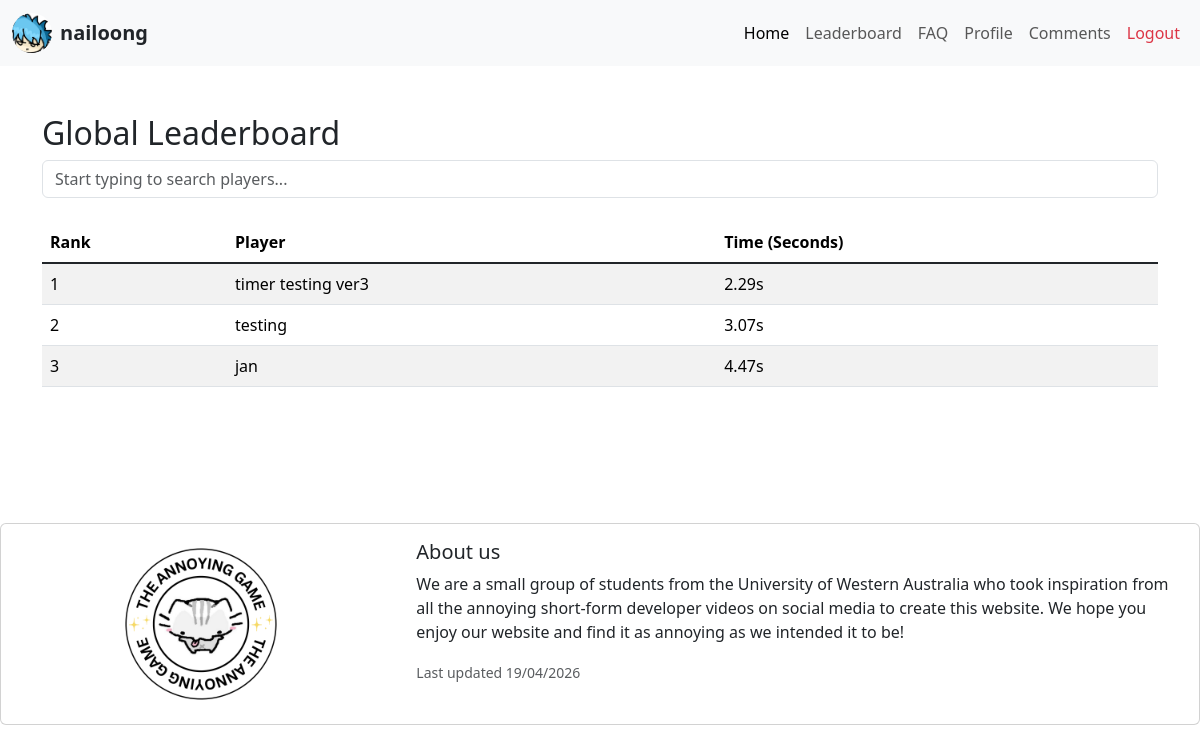
The app's page /leaderboard (signed in), older data.
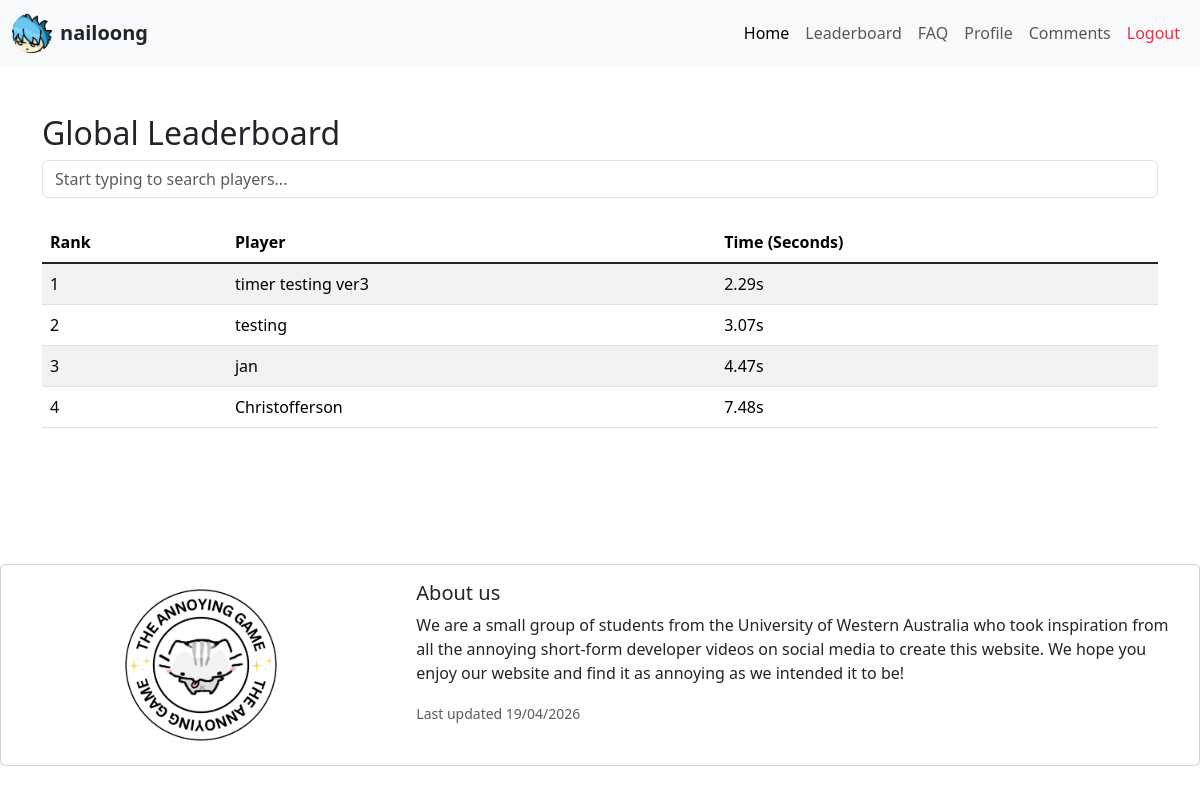
The same page, newer data.
### flaskr/zmodels.py (models this page shows, shortened)
class User(db.Model, SerializerMixin):
    __tablename__ = 'users'
    id = db.Column(db.Integer, primary_key=True)
    profile_image = db.Column(db.String, nullable=False, server_default='icon_head.jpg')
    banner_image = db.Column(db.String, nullable=False, server_default='default_banner.png')
    name = db.Column(db.String, nullable=False)
    username = db.Column(db.String(80), unique=True, nullable=False)
    _password_hash = db.Column(db.String)
    @hybrid_property
    def password_hash(self):
        raise Exception("Password hashes may not be viewed.")
    @password_hash.setter
    def password_hash(self, password):
        password_hash = bcrypt.generate_password_hash(
            password.encode('utf-8')
        )
        self._password_hash = password_hash.decode('utf-8')
    serialize_rules = ('-password_hash', '-_password_hash', '-scores.user')
    scores = db.relationship('Score', backref='user', cascade="all, delete-orphan")
    comments = db.relationship('Comment', backref='user', cascade="all, delete-orphan")
    @property
    def total_time(self):
        secret_times = [float(score.best_time) for score in self.scores if score.task_name == 'secret_ending']
        if secret_times:
            return min(secret_times)
        REQUIRED_TASKS = 8  # change this value depending on how many games we have
        best_task_times = {}
        for score in self.scores:
            time = float(score.best_time)
            task = score.task_name
            if task not in best_task_times or time < best_task_times[task]:
                best_task_times[task] = time
        if len(best_task_times) < REQUIRED_TASKS:
            return 0.0
        total = sum(best_task_times.values())
        return round(total, 2)

class Score(db.Model, SerializerMixin):
    __tablename__ = 'score'
    id = db.Column(db.Integer, primary_key=True)
    user_id = db.Column(db.Integer, db.ForeignKey('users.id'), nullable=False)
    task_name = db.Column(db.String(50), nullable=False)
    best_time = db.Column(db.Float, nullable=False)

### flaskr/zroutes.py (the view)
@main.route('/leaderboard')
def leaderboard():
    all_users = User.query.all()
    finished_users = [user for user in all_users if user.total_time > 0]
    sorted_users = sorted(finished_users, key=lambda u: u.total_time, reverse=False)
    for index, user in enumerate(sorted_users):
        user.real_rank = index + 1
    display_users = sorted_users[:20]
    if current_user.is_authenticated and current_user.total_time > 0:
        if current_user not in display_users:
            for user in sorted_users:
                if user.id == current_user.id:
                    display_users.append(user)
                    break
    return render_template('leaderboard.html', users=display_users)

### flaskr/templates/leaderboard.html (shortened to what this page needs)
<!doctype html>
<html lang="en">
  <head>
    <link href="https://cdn.jsdelivr.net/npm/bootstrap@5.3.8/dist/css/bootstrap.min.css" rel="stylesheet">
    <link rel="stylesheet" href="{{ url_for('static', filename='global.css') }}">
  </head>
  <body>
    {% include 'components/navbar.html' %}
    <div class="container mt-5">
        <h2>Global Leaderboard</h2>
        <input
          type="text"
          id="searchInput"
          class="form-control mb-4"
          placeholder="Start typing to search players..."
        >
        <table class="table table-striped mt-3">
            <thead>
                <tr>
                    <th>Rank</th>
                    <th>Player</th>
                    <th>Time (Seconds)</th>
                </tr>
            </thead>
            <tbody id="leaderboardBody" class="table-group-divider">
              {% for user in users %}
              <tr class="{% if current_user.is_authenticated and user.id == current_user.id %}table-warning{% endif %}">
                <td>{{ user.real_rank }}</td>
                <td>{{ user.username }}</td>
                <td>{{ user.total_time }}s</td>
              </tr>
              {% endfor %}
            </tbody>
        </table>
    </div>
    <br><br><br><br><br>
    {% include 'components/footer.html' %}
  </body>
</html>

### flaskr/templates/components/navbar.html (shortened to what this page needs)
<nav class="navbar navbar-expand-lg bg-body-tertiary">
    <div class="container-fluid">
        {% if session.get('user_id') %}
        <a class="navbar-brand d-flex align-items-center text-dark" href="{{ url_for('main.profile') }}">
            <img src="{{ url_for('static', filename='images/' + current_user.profile_image) }}"
                 class="rounded-circle me-2" style="width: 40px; height: 40px; object-fit: cover;" alt="Profile">
            <span class="fw-bold fs-5">{{ current_user.username }}</span>
        </a>
        {% endif %}
        <div class="collapse navbar-collapse" id="navbarNavAltMarkup">
            <div class="navbar-nav ms-auto">
                <a class="nav-link active hover-btn" href="{{ url_for('main.home') }}">Home</a>
                <a class="nav-link hover-btn" href="{{ url_for('main.leaderboard') }}">Leaderboard</a>
                <a class="nav-link hover-btn" href="{{ url_for('main.faq') }}">FAQ</a>
                {% if session.get('user_id') %}
                    <a class="nav-link hover-btn" href="{{ url_for('main.profile') }}">Profile</a>
                    <a class="nav-link hover-btn" href="{{ url_for('main.comments') }}">Comments</a>
                    <a class="nav-link text-danger hover-btn" href="#" id="logoutBtn">Logout</a>
                {% else %}
                    <a class="nav-link text-primary hover-btn" href="{{ url_for('main.signin_page') }}">Sign In</a>
                    <a class="nav-link text-success hover-btn" href="{{ url_for('main.signup_page') }}">Sign Up</a>
                {% endif %}
            </div>
        </div>
    </div>
</nav>

### flaskr/templates/components/footer.html
<footer class="mt-auto">
  <div class="card mb-0">
    <div class="row g-0">
      <div class="col-md-4 text-center">
        <img src="/static/images/cits3403_projectlogo.png" class="img-fluid rounded-start" alt="by Juvincia !" width="200" height="200">
      </div>
      <div class="col-md-8">
        <div class="card-body">
          <h5 class="card-title">About us</h5>
          <p class="card-text">
            We are a small group of students from the University of Western Australia who took inspiration
            from all the annoying short-form developer videos on social media to create this website.
            We hope you enjoy our website and find it as annoying as we intended it to be!
          </p>
          <p class="card-text"><small class="text-body-secondary">Last updated 19/04/2026</small></p>
        </div>
      </div>
    </div>
  </div>
</footer>

### flaskr/static/global.css (style rules this page uses)
.hover-btn { transition: transform 0.2s ease-in-out; }

Row changes from the older to the newer data that the page shows:
added User: real_rank "4", username "Christofferson", total_time "7.48"
